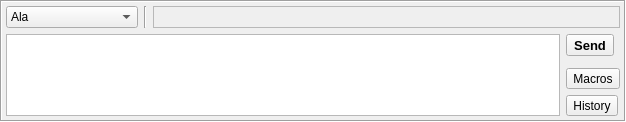
<?xml version="1.0" encoding="UTF-8"?>
<ui version="4.0">
 <class>QInputProviderManager</class>
 <widget class="QFrame" name="QInputProviderManager">
  <property name="geometry">
   <rect>
    <x>0</x>
    <y>0</y>
    <width>626</width>
    <height>114</height>
   </rect>
  </property>
  <property name="sizePolicy">
   <sizepolicy hsizetype="Preferred" vsizetype="Preferred">
    <horstretch>0</horstretch>
    <verstretch>0</verstretch>
   </sizepolicy>
  </property>
  <property name="frameShape">
   <enum>QFrame::Box</enum>
  </property>
  <property name="frameShadow">
   <enum>QFrame::Sunken</enum>
  </property>
  <layout class="QGridLayout" name="gridLayout">
   <property name="margin">
    <number>4</number>
   </property>
   <property name="horizontalSpacing">
    <number>6</number>
   </property>
   <item row="9" column="5">
    <widget class="QToolButton" name="btnShowInHist">
     <property name="text">
      <string>History</string>
     </property>
     <property name="toolButtonStyle">
      <enum>Qt::ToolButtonTextBesideIcon</enum>
     </property>
    </widget>
   </item>
   <item row="6" column="0" rowspan="4" colspan="5">
    <widget class="QPlainTextEdit" name="editIn">
     <property name="minimumSize">
      <size>
       <width>120</width>
       <height>48</height>
      </size>
     </property>
    </widget>
   </item>
   <item row="1" column="0">
    <widget class="QComboBox" name="cmbInSel">
     <property name="minimumSize">
      <size>
       <width>120</width>
       <height>0</height>
      </size>
     </property>
     <property name="mouseTracking">
      <bool>true</bool>
     </property>
     <property name="toolTip">
      <string>TOOLTIP\</string>
     </property>
     <property name="statusTip">
      <string>DUPA</string>
     </property>
     <property name="editable">
      <bool>false</bool>
     </property>
     <property name="duplicatesEnabled">
      <bool>true</bool>
     </property>
     <property name="modelColumn">
      <number>0</number>
     </property>
     <item>
      <property name="text">
       <string extracomment="ALICJA">Ala</string>
      </property>
     </item>
     <item>
      <property name="text">
       <string extracomment="Kocicja">Kot</string>
      </property>
     </item>
    </widget>
   </item>
   <item row="8" column="5">
    <widget class="QToolButton" name="btnShowMacros">
     <property name="text">
      <string>Macros</string>
     </property>
     <property name="toolButtonStyle">
      <enum>Qt::ToolButtonTextBesideIcon</enum>
     </property>
    </widget>
   </item>
   <item row="6" column="5">
    <widget class="QToolButton" name="btnInSend">
     <property name="font">
      <font>
       <pointsize>10</pointsize>
       <weight>75</weight>
       <bold>true</bold>
      </font>
     </property>
     <property name="text">
      <string>Send</string>
     </property>
     <property name="iconSize">
      <size>
       <width>22</width>
       <height>22</height>
      </size>
     </property>
     <property name="toolButtonStyle">
      <enum>Qt::ToolButtonTextBesideIcon</enum>
     </property>
    </widget>
   </item>
   <item row="1" column="2" colspan="4">
    <widget class="QFrame" name="outCtrlFrame">
     <property name="frameShape">
      <enum>QFrame::StyledPanel</enum>
     </property>
     <property name="frameShadow">
      <enum>QFrame::Raised</enum>
     </property>
    </widget>
   </item>
   <item row="1" column="1">
    <widget class="Line" name="line">
     <property name="orientation">
      <enum>Qt::Vertical</enum>
     </property>
    </widget>
   </item>
  </layout>
  <action name="actInHelp">
   <property name="icon">
    <iconset>
     <normaloff>:/buttons/16/res/16/dialog-information.png</normaloff>:/buttons/16/res/16/dialog-information.png</iconset>
   </property>
   <property name="text">
    <string>Input Method Help</string>
   </property>
   <property name="toolTip">
    <string>See info for selected input method</string>
   </property>
  </action>
  <action name="actInConf">
   <property name="icon">
    <iconset>
     <normaloff>:/buttons/16/res/16/configure.png</normaloff>:/buttons/16/res/16/configure.png</iconset>
   </property>
   <property name="text">
    <string>Input Config</string>
   </property>
   <property name="toolTip">
    <string>Additional input method settings</string>
   </property>
  </action>
  <action name="actInSend">
   <property name="icon">
    <iconset>
     <normaloff>:/buttons/22/res/return.png</normaloff>:/buttons/22/res/return.png</iconset>
   </property>
   <property name="text">
    <string>Send</string>
   </property>
   <property name="toolTip">
    <string>Send data</string>
   </property>
  </action>
  <action name="actShowInHist">
   <property name="icon">
    <iconset>
     <normaloff>:/buttons/16/res/16/arrow-down-double.png</normaloff>:/buttons/16/res/16/arrow-down-double.png</iconset>
   </property>
   <property name="text">
    <string>History</string>
   </property>
   <property name="toolTip">
    <string>Show history </string>
   </property>
  </action>
  <action name="actShowMacros">
   <property name="icon">
    <iconset>
     <normaloff>:/buttons/16/res/16/arrow-left-double.png</normaloff>:/buttons/16/res/16/arrow-left-double.png</iconset>
   </property>
   <property name="text">
    <string>Macros</string>
   </property>
  </action>
 </widget>
 <resources>
  <include location="resources.qrc"/>
 </resources>
 <connections/>
</ui>
